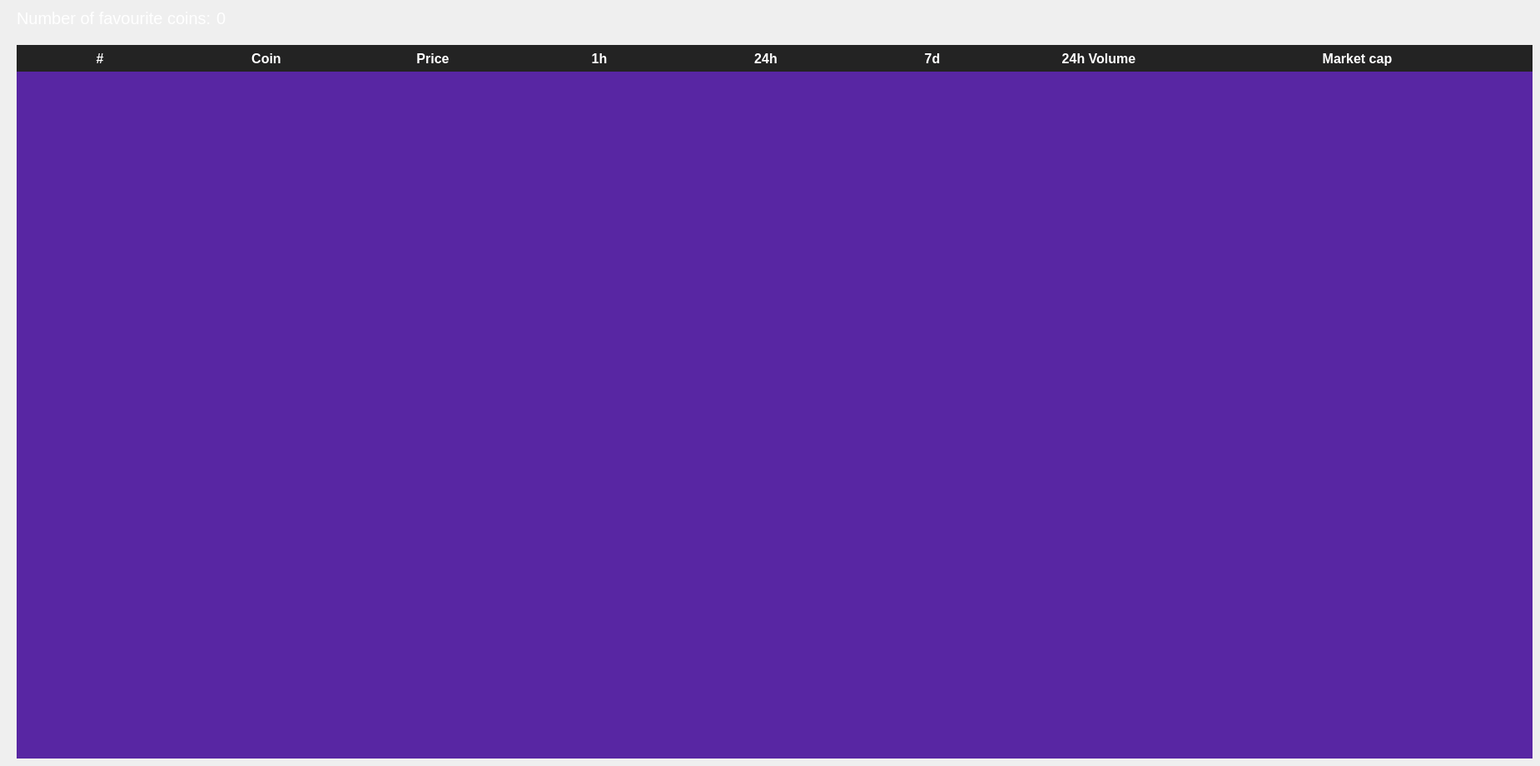
      <widget class="QWidget" name="favourites_widget">
       <widget class="QWidget" name="layoutWidget_2">
        <property name="geometry">
         <rect>
          <x>20</x>
          <y>10</y>
          <width>1821</width>
          <height>901</height>
         </rect>
        </property>
        <layout class="QVBoxLayout" name="favourites_layout" stretch="0,1">
         <property name="spacing">
          <number>20</number>
         </property>
         <item>
          <layout class="QHBoxLayout" name="favourites_number_of_favourite_coins_layout" stretch="0,0,0">
           <property name="spacing">
            <number>6</number>
           </property>
           <item>
            <widget class="QLabel" name="favourites_number_of_favourite_coins_label">
             <property name="styleSheet">
              <string notr="true">background-color: rgba(255, 255, 255, 0);
color: white;
font-family: Arial, Helvetica, sans-serif;
font-size:20px;</string>
             </property>
             <property name="text">
              <string>Number of favourite coins:</string>
             </property>
            </widget>
           </item>
           <item>
            <widget class="QLabel" name="favourites_number_of_favourite_coins_value">
             <property name="styleSheet">
              <string notr="true">background-color: rgba(255, 255, 255, 0);
color: white;
font-family: Arial, Helvetica, sans-serif;
font-size:20px;</string>
             </property>
             <property name="text">
              <string>0</string>
             </property>
            </widget>
           </item>
           <item>
            <spacer name="horizontalSpacer_7">
             <property name="orientation">
              <enum>Qt::Horizontal</enum>
             </property>
             <property name="sizeHint" stdset="0">
              <size>
               <width>40</width>
               <height>20</height>
              </size>
             </property>
            </spacer>
           </item>
          </layout>
         </item>
         <item>
          <widget class="QTableWidget" name="favourites_table">
           <property name="autoFillBackground">
            <bool>false</bool>
           </property>
           <property name="styleSheet">
            <string notr="true">QHeaderView::section {
    background-color:  #232323;
    border: none;
    height: 32px;
	color:white;
	font-family: Arial, Helvetica, sans-serif;
	font-size: 16px;
	font-weight: 500;
}
QFrame {
    background:#5826a3;
	border: none;
}	
</string>
           </property>
           <attribute name="horizontalHeaderDefaultSectionSize">
            <number>200</number>
           </attribute>
           <attribute name="horizontalHeaderHighlightSections">
            <bool>true</bool>
           </attribute>
           <attribute name="horizontalHeaderMinimumSectionSize">
            <number>200</number>
           </attribute>
           <attribute name="horizontalHeaderStretchLastSection">
            <bool>true</bool>
           </attribute>
           <attribute name="verticalHeaderVisible">
            <bool>false</bool>
           </attribute>
           <attribute name="verticalHeaderMinimumSectionSize">
            <number>30</number>
           </attribute>
           <attribute name="verticalHeaderShowSortIndicator" stdset="0">
            <bool>false</bool>
           </attribute>
           <attribute name="verticalHeaderStretchLastSection">
            <bool>false</bool>
           </attribute>
           <column>
            <property name="text">
             <string>#</string>
            </property>
           </column>
           <column>
            <property name="text">
             <string>Coin</string>
            </property>
           </column>
           <column>
            <property name="text">
             <string>Price</string>
            </property>
           </column>
           <column>
            <property name="text">
             <string>1h</string>
            </property>
           </column>
           <column>
            <property name="text">
             <string>24h</string>
            </property>
           </column>
           <column>
            <property name="text">
             <string>7d</string>
            </property>
           </column>
           <column>
            <property name="text">
             <string>24h Volume</string>
            </property>
           </column>
           <column>
            <property name="text">
             <string>Market cap</string>
            </property>
           </column>
          </widget>
         </item>
        </layout>
       </widget>
      </widget>
